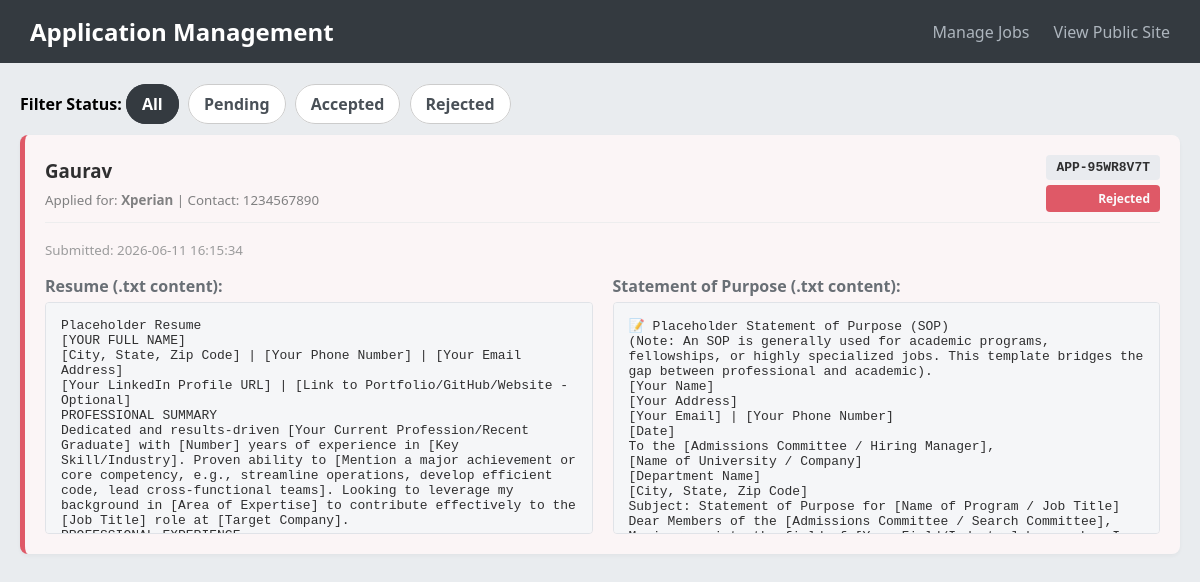
/admin/applications?status=All (signed in), run on the app's committed database.
### tables this page shows
CREATE TABLE applications (
        id INTEGER PRIMARY KEY AUTOINCREMENT, application_code TEXT UNIQUE, job_id INTEGER,
        company_applied TEXT, applicant_name TEXT NOT NULL, contact_details TEXT NOT NULL,
        resume_text TEXT, sop_text TEXT, status TEXT DEFAULT 'Pending',
        applied_at TIMESTAMP DEFAULT CURRENT_TIMESTAMP
    );

### app.py (the view)
@app.route('/admin/applications')
@admin_required
def admin_applications():
    conn = get_db_connection()
    status_filter = request.args.get('status', 'Pending')
    if status_filter == 'All':
        applications = conn.execute('SELECT * FROM applications ORDER BY applied_at DESC').fetchall()
    else:
        applications = conn.execute('SELECT * FROM applications WHERE status = ? ORDER BY applied_at DESC', (status_filter,)).fetchall()
    conn.close()
    return render_template('admin/applications.html', applications=applications, current_status=status_filter)

### app.py (called while the page is built)
def get_db_connection():
    conn = sqlite3.connect('job_portal.db')
    conn.row_factory = sqlite3.Row
    return conn

def admin_required(f):
    @wraps(f)
    def decorated_function(*args, **kwargs):
        if 'admin_logged_in' not in session:
            flash('Please log in to access the admin portal.', 'danger')
            return redirect(url_for('admin_login', next=request.url))
        return f(*args, **kwargs)
    return decorated_function

### templates/admin/applications.html (shortened to what this page needs)
<!DOCTYPE html>
<html lang="en">
<head>
</head>
<body>
    <div class="top-nav">
        <h2 style="margin:0;">Application Management</h2>
        <div>
            <a href="/admin">Manage Jobs</a>
            <a href="/">View Public Site</a>
        </div>
    </div>
    <div class="content">
        <div class="filters">
            <strong>Filter Status:</strong>
            <a href="/admin/applications?status=All" class="{% if current_status == 'All' %}active{% endif %}">All</a>
            <a href="/admin/applications?status=Pending" class="{% if current_status == 'Pending' %}active{% endif %}">Pending</a>
            <a href="/admin/applications?status=Accepted" class="{% if current_status == 'Accepted' %}active{% endif %}">Accepted</a>
            <a href="/admin/applications?status=Rejected" class="{% if current_status == 'Rejected' %}active{% endif %}">Rejected</a>
        </div>
        {% for app in applications %}
        <div class="card {{ app.status.lower() }}">
            <div class="card-header">
                <div>
                    <h3 style="margin:0 0 5px 0;">{{ app.applicant_name }}</h3>
                    <small style="color:#666;">Applied for: <strong>{{ app.company_applied }}</strong> | Contact: {{ app.contact_details }}</small>
                </div>
                <div style="text-align: right;">
                    <div class="badge">{{ app.application_code }}</div>
                    <div class="status-badge status-{{ app.status }}" style="margin-top: 5px;">{{ app.status }}</div>
                </div>
            </div>
            <small style="color:#888;">Submitted: {{ app.applied_at }}</small>
            <div class="docs">
                <div>
                    <div class="doc-title">Resume (.txt content):</div>
                    <div class="doc-box">{{ app.resume_text if app.resume_text else 'No data.' }}</div>
                </div>
                <div>
                    <div class="doc-title">Statement of Purpose (.txt content):</div>
                    <div class="doc-box">{{ app.sop_text if app.sop_text else 'No data.' }}</div>
                </div>
            </div>
        </div>
        {% else %}
        <div style="background:white; padding:40px; text-align:center; border-radius:8px; color:#888;">
            No applications found with this status.
        </div>
        {% endfor %}
    </div>
</body>
</html>

### templates/admin/applications.html (style rules this page uses)
body { font-family: 'Segoe UI', Tahoma, Geneva, Verdana, sans-serif; background: #e9ecef; margin: 0; }
.top-nav { background: #343a40; color: white; padding: 15px 30px; display: flex; justify-content: space-between; align-items: center; }
.top-nav a { color: #adb5bd; text-decoration: none; margin-left: 20px; }
.content { max-width: 1300px; margin: 30px auto; padding: 0 20px; }
.filters { margin-bottom: 20px; }
.filters a { text-decoration: none; padding: 8px 15px; background: white; border: 1px solid #ccc; border-radius: 20px; margin-right: 5px; color: #495057; font-weight: bold; }
.filters a.active { background: #343a40; color: white; border-color: #343a40; }
.card { background: white; border-radius: 8px; padding: 20px; margin-bottom: 20px; box-shadow: 0 2px 5px rgba(0,0,0,0.05); border-left: 5px solid #17a2b8; }
.card.rejected { border-left-color: #dc3545; background: #fff8f8; opacity: 0.8; }
.card-header { display: flex; justify-content: space-between; align-items: center; margin-bottom: 15px; border-bottom: 1px solid #eee; padding-bottom: 10px; }
.badge { font-family: monospace; background: #e9ecef; padding: 5px 10px; border-radius: 4px; font-weight: bold; }
.status-badge { padding: 5px 10px; border-radius: 4px; color: white; font-size: 12px; font-weight: bold; }
.status-Rejected { background: #dc3545; }
.docs { display: grid; grid-template-columns: 1fr 1fr; gap: 20px; margin-top: 15px; }
.doc-box { background: #f8f9fa; border: 1px solid #dee2e6; padding: 15px; border-radius: 4px; height: 200px; overflow-y: auto; font-family: monospace; font-size: 13px; white-space: pre-wrap; }
.doc-title { font-weight: bold; margin-bottom: 5px; color: #495057; }

### data on the page
applications: applicant_name "Gaurav", company_applied "Xperian", contact_details "1234567890", application_code "APP-95WR8V7T", status "Rejected", applied_at "2026-06-11 16:15:34", resume_text "Placeholder Resume [YOUR FULL NAME] [City, State, Zip Code] | [Your Phone Number] | [Your Email Address] [Your LinkedIn Profile URL] | [Link to Portfolio/GitHub/Website - Optional] PROFESSIONAL SUMMARY Dedicated and results-driven [Your Current Profession/Recent Graduate] with [Number] years of experience in [Key Skill/Industry]. Proven ability to [Mention a major achievement or core competency, e.g., streamline operations, develop efficient code, lead cross-functional teams]. Looking to leverage my background in [Area of Expertise] to contribute effectively to the [Job Title] role at [Target Company].…", sop_text "📝 Placeholder Statement of Purpose (SOP) (Note: An SOP is generally used for academic programs, fellowships, or highly specialized jobs. This template bridges the gap between professional and academic). [Your Name] [Your Address] [Your Email] | [Your Phone Number] [Date] To the [Admissions Committee / Hiring Manager], [Name of University / Company] [Department Name] [City, State, Zip Code] Subject: Statement of Purpose for [Name of Program / Job Title] Dear Members of the [Admissions Committee / Search Committee],…"
